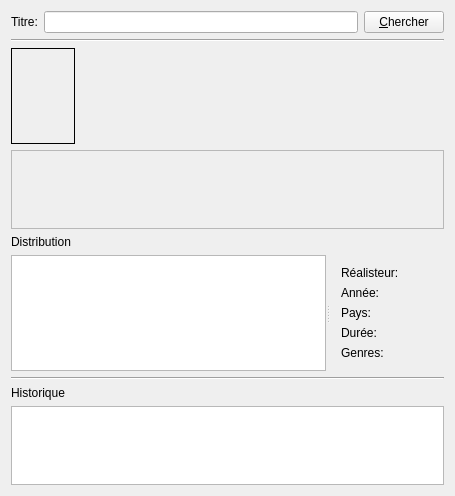
<?xml version="1.0" encoding="UTF-8"?>
<ui version="4.0">
 <class>MainWindow</class>
 <widget class="QMainWindow" name="MainWindow">
  <property name="geometry">
   <rect>
    <x>0</x>
    <y>0</y>
    <width>455</width>
    <height>496</height>
   </rect>
  </property>
  <property name="sizePolicy">
   <sizepolicy hsizetype="Preferred" vsizetype="Preferred">
    <horstretch>96</horstretch>
    <verstretch>96</verstretch>
   </sizepolicy>
  </property>
  <property name="windowTitle">
   <string>SimpleIMDb</string>
  </property>
  <widget class="QWidget" name="centralWidget">
   <layout class="QVBoxLayout" name="verticalLayout_5">
    <item>
     <layout class="QHBoxLayout" name="horizontalLayout">
      <item>
       <widget class="QLabel" name="label">
        <property name="text">
         <string>Titre:</string>
        </property>
       </widget>
      </item>
      <item>
       <widget class="QLineEdit" name="search_field">
        <property name="minimumSize">
         <size>
          <width>200</width>
          <height>0</height>
         </size>
        </property>
        <property name="toolTip">
         <string>Titre du film</string>
        </property>
       </widget>
      </item>
      <item>
       <widget class="QPushButton" name="search_button">
        <property name="toolTip">
         <string>Chercher le film</string>
        </property>
        <property name="text">
         <string>&amp;Chercher</string>
        </property>
        <property name="autoDefault">
         <bool>false</bool>
        </property>
        <property name="default">
         <bool>false</bool>
        </property>
       </widget>
      </item>
     </layout>
    </item>
    <item>
     <widget class="Line" name="line">
      <property name="orientation">
       <enum>Qt::Horizontal</enum>
      </property>
     </widget>
    </item>
    <item>
     <layout class="QVBoxLayout" name="verticalLayout_3">
      <item>
       <layout class="QHBoxLayout" name="horizontalLayout_2">
        <item>
         <widget class="QLabel" name="film_cover">
          <property name="sizePolicy">
           <sizepolicy hsizetype="Preferred" vsizetype="Fixed">
            <horstretch>0</horstretch>
            <verstretch>96</verstretch>
           </sizepolicy>
          </property>
          <property name="minimumSize">
           <size>
            <width>64</width>
            <height>96</height>
           </size>
          </property>
          <property name="frameShape">
           <enum>QFrame::Box</enum>
          </property>
          <property name="text">
           <string/>
          </property>
         </widget>
        </item>
        <item>
         <layout class="QVBoxLayout" name="verticalLayout_2">
          <item>
           <widget class="QLabel" name="film_title">
            <property name="font">
             <font>
              <pointsize>20</pointsize>
             </font>
            </property>
            <property name="text">
             <string/>
            </property>
           </widget>
          </item>
          <item>
           <layout class="QVBoxLayout" name="verticalLayout_6">
            <item>
             <widget class="QLabel" name="film_rating">
              <property name="text">
               <string/>
              </property>
             </widget>
            </item>
            <item>
             <widget class="QLabel" name="film_rank">
              <property name="text">
               <string/>
              </property>
             </widget>
            </item>
           </layout>
          </item>
         </layout>
        </item>
        <item>
         <spacer name="horizontalSpacer">
          <property name="orientation">
           <enum>Qt::Horizontal</enum>
          </property>
          <property name="sizeHint" stdset="0">
           <size>
            <width>40</width>
            <height>20</height>
           </size>
          </property>
         </spacer>
        </item>
       </layout>
      </item>
      <item>
       <widget class="QPlainTextEdit" name="film_plot">
        <property name="enabled">
         <bool>false</bool>
        </property>
       </widget>
      </item>
     </layout>
    </item>
    <item>
     <layout class="QVBoxLayout" name="verticalLayout_4">
      <item>
       <widget class="QLabel" name="label_2">
        <property name="text">
         <string>Distribution</string>
        </property>
       </widget>
      </item>
      <item>
       <widget class="QSplitter" name="splitter_2">
        <property name="orientation">
         <enum>Qt::Horizontal</enum>
        </property>
        <widget class="QListWidget" name="film_actors"/>
        <widget class="QWidget" name="layoutWidget">
         <layout class="QFormLayout" name="formLayout">
          <item row="0" column="0">
           <widget class="QLabel" name="label_3">
            <property name="text">
             <string>Réalisteur:</string>
            </property>
           </widget>
          </item>
          <item row="0" column="1">
           <widget class="QLabel" name="film_director">
            <property name="text">
             <string/>
            </property>
           </widget>
          </item>
          <item row="2" column="0">
           <widget class="QLabel" name="label_4">
            <property name="text">
             <string>Pays:</string>
            </property>
           </widget>
          </item>
          <item row="2" column="1">
           <widget class="QLabel" name="film_country">
            <property name="text">
             <string/>
            </property>
           </widget>
          </item>
          <item row="3" column="0">
           <widget class="QLabel" name="label_5">
            <property name="text">
             <string>Durée:</string>
            </property>
           </widget>
          </item>
          <item row="3" column="1">
           <widget class="QLabel" name="film_runtime">
            <property name="text">
             <string/>
            </property>
           </widget>
          </item>
          <item row="4" column="0">
           <widget class="QLabel" name="label_6">
            <property name="text">
             <string>Genres:</string>
            </property>
           </widget>
          </item>
          <item row="4" column="1">
           <widget class="QLabel" name="film_genres">
            <property name="text">
             <string/>
            </property>
           </widget>
          </item>
          <item row="1" column="0">
           <widget class="QLabel" name="label_7">
            <property name="text">
             <string>Année:</string>
            </property>
           </widget>
          </item>
          <item row="1" column="1">
           <widget class="QLabel" name="film_year">
            <property name="text">
             <string/>
            </property>
           </widget>
          </item>
         </layout>
        </widget>
       </widget>
      </item>
     </layout>
    </item>
    <item>
     <widget class="Line" name="line_2">
      <property name="orientation">
       <enum>Qt::Horizontal</enum>
      </property>
     </widget>
    </item>
    <item>
     <widget class="QLabel" name="label_8">
      <property name="text">
       <string>Historique</string>
      </property>
     </widget>
    </item>
    <item>
     <widget class="QListWidget" name="history">
      <property name="flow">
       <enum>QListView::TopToBottom</enum>
      </property>
     </widget>
    </item>
   </layout>
  </widget>
 </widget>
 <layoutdefault spacing="6" margin="11"/>
 <tabstops>
  <tabstop>search_field</tabstop>
  <tabstop>search_button</tabstop>
  <tabstop>film_plot</tabstop>
 </tabstops>
 <resources/>
 <connections/>
</ui>
